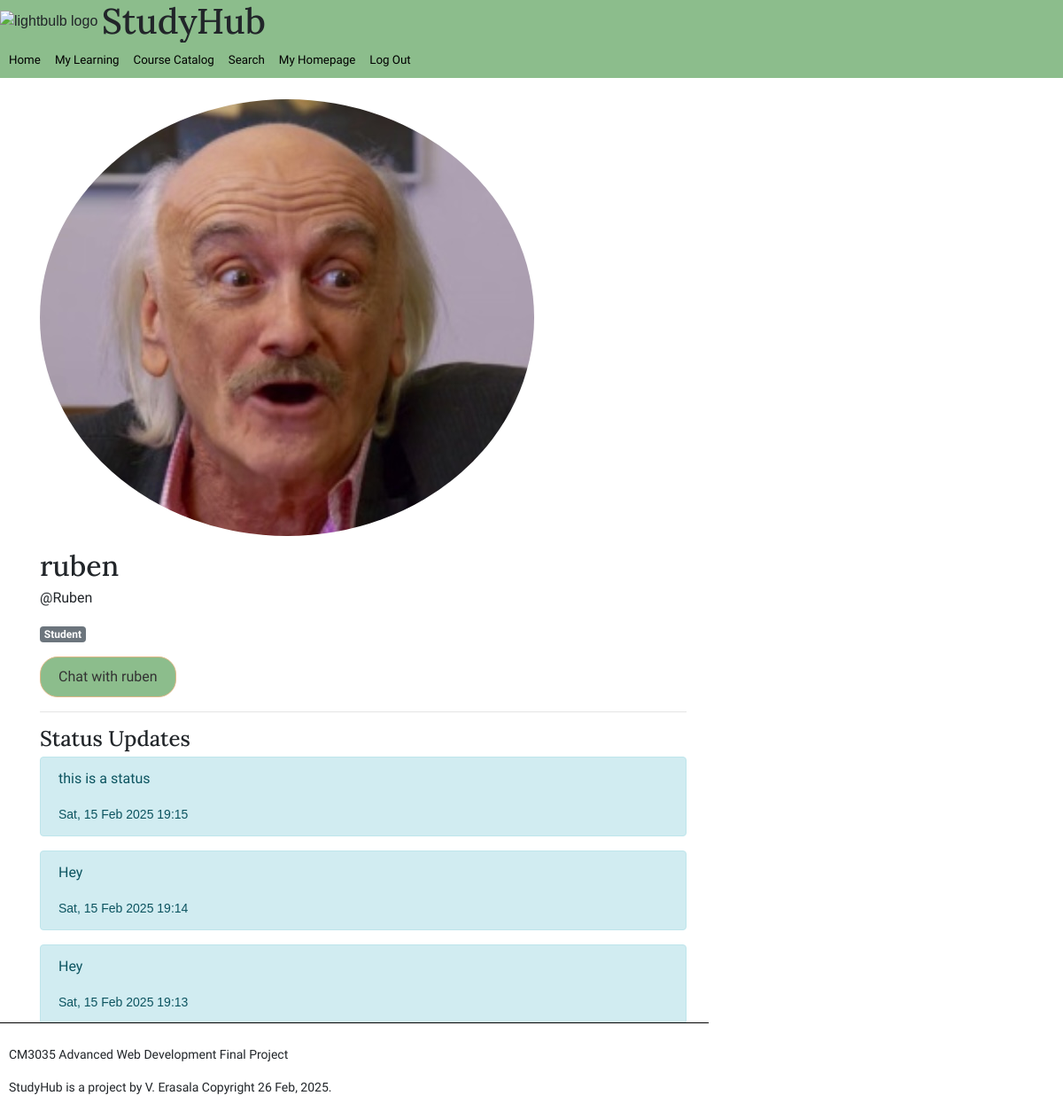
The page /user/Ruben/ (signed in) on the database its author committed.
### study_hub/models.py (models this page shows)
class User(AbstractUser):
    is_teacher = models.BooleanField(default=False)
    name = models.CharField(max_length = 255)
    photo = models.ImageField(upload_to='profile_photos/', blank=True, null=True)
    groups = models.ManyToManyField(
        Group,
        blank=True,
        related_name="study_hub_user_set",
        related_query_name="user",
    )
    user_permissions = models.ManyToManyField(
        Permission,
        blank=True,
        related_name="study_hub_user_set",
        related_query_name="user",
    )

class StatusUpdate(models.Model):
    user = models.ForeignKey(User, on_delete=models.CASCADE, related_name='status_updates')
    content = models.TextField()
    timestamp = models.DateTimeField(auto_now_add=True)

### study_hub/views.py (the view, shortened to what this page needs)
# urls.py: path('user/<str:username>/', views.user_profile_page, name='user_profile'),
@login_required
def user_profile_page(request, username):
    profile = get_object_or_404(User, username = username)
    is_own_profile = request.user == profile # see if the person viewing owns the profile and thus is able to make status updates
    form = None
    statuses = StatusUpdate.objects.filter(user=profile).order_by('-timestamp') #sort descending time
    role = "Teacher" if profile.is_teacher else "Student" #delineate the user status for display later
    context = {
        'user': profile,
        'role':role,
        'statuses': statuses,
        'form': form,
        'is_own_profile' : is_own_profile
    }
    return render(request, 'study_hub/user_profile.html', context)

### study_hub/templatetags/my_tags.py (called while the page is built)
@register.simple_tag
def todays_date():
    return datetime.datetime.now().strftime("%d %b, %Y")

### study_hub/templates/study_hub/user_profile.html (shortened to what this page needs)
{% extends "./base.html" %}
{% load bootstrap4 %}
{% block content %}
<div class = "container mt-4">
    <div class = "row">
        <div class = "col-md-8">
            {% if user.photo %}
                <img src="{{ user.photo.url }}" alt="{{ user.name }}" class="img-fluid rounded-circle">
            {% else %}
                <p>No photo available</p>
            {% endif %}
        </div>
        <div class="col-md-8">
            <h2>{{ user.name }}</h2>
            <div>
                <p>@{{ user.username }}</p>
                <p  class="badge badge-secondary"> {{ role }} <p>
                {% if is_own_profile %}
                <a href = "{%url 'chat_with_user' username=user.username%}"><button type="button" class="btn btn-primary">Go to My Notes</button></a>
                {% else %}
                <a href = "{%url 'chat_with_user' username=user.username%}"><button type="button" class="btn btn-primary">Chat with {{user.name}}</button></a>
                {% endif %}
            </div>
            <hr>
            <h4>Status Updates</h4>
            <div class="status-updates" style="height: 300px; overflow-y: scroll;">
                <div class="status-updates" style="height: 300px; overflow-y: scroll;">
                    {% for status in statuses %}
                    <div class="alert alert-info">
                        <p>{{ status.content }}</p>
                        <small>{{ status.timestamp|date:"D, d M Y H:i" }}</small>
                    </div>
                    {% empty %}
                    <p>No status updates yet.</p>
                    {% endfor %}
                </div>
            </div>
        </div>
    </div>
</div>
{% endblock %}

### study_hub/static/css/study_hub.css (style rules this page uses)
body { font-family: Sans-Serif; margin: 0px; border: 0px; padding: 0px; }
h1,h2,h3, h4, h5 { margin-top: 15px; margin-bottom: 5px; font-family: 'Lora'; }
p, b, ul, form { font-family: 'Source Sans 3' }
a { text-decoration: none; }
.btn { border-radius: 20px; border-color:burlywood; padding: 10px 20px; background-color: #8cbd8c; color: #333; transition: background-color 0.3s ease; }

### rows shown on the page
User: photo (picture), name "ruben", username "Ruben"
StatusUpdate: content "this is a status", timestamp "Sat, 15 Feb 2025 19:15"
StatusUpdate: content "Hey", timestamp "Sat, 15 Feb 2025 19:14"
StatusUpdate: content "Hey", timestamp "Sat, 15 Feb 2025 19:13"

### other values the page prints
{{ role }} "Student"
